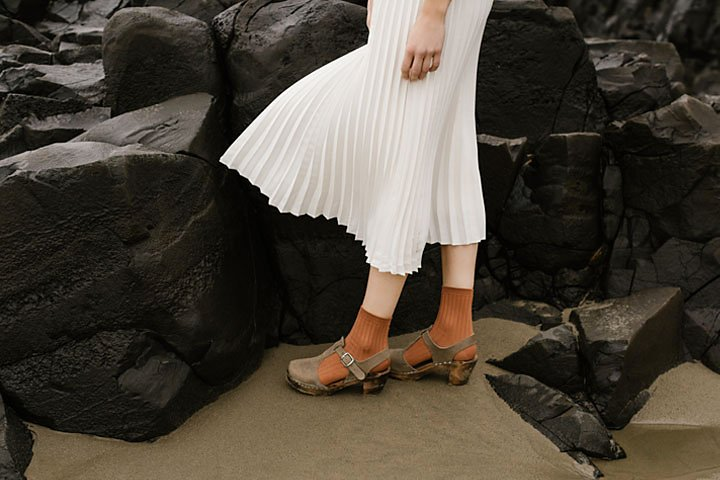
#> input picture a1images/a1images/highlights_and_shadows.jpg, 720 x 480 px
$ jupyter execute Q3.ipynb
#> lines starting #> are read from the running program, lines starting #| are printed output that depends on the picture
[cell 1]
import cv2 as cv
import numpy as np
import matplotlib.pyplot as plt

# Load the image from the specified path
image = cv.imread('a1images/a1images/highlights_and_shadows.jpg')
#> image is the input picture: shape (480, 720, 3); mean B, G, R 58.1, 68.6, 75.7

# Convert the image from BGR (default in OpenCV) to L*a*b* color space
lab_image = cv.cvtColor(image, cv.COLOR_BGR2Lab)
#> lab_image: shape (480, 720, 3); mean of channels 0, 1, 2 71.3, 129.1, 135

# Split the L*a*b* image into L*, a*, and b* channels
L, a, b = cv.split(lab_image)
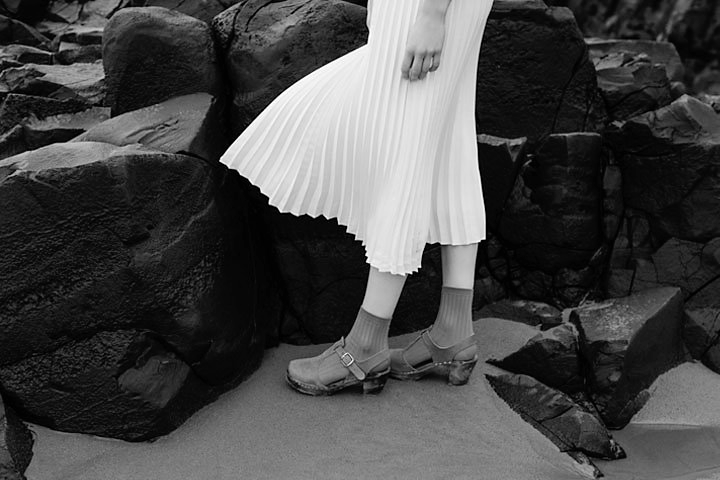
#> L: shape (480, 720); min 0, max 255, mean 71.3
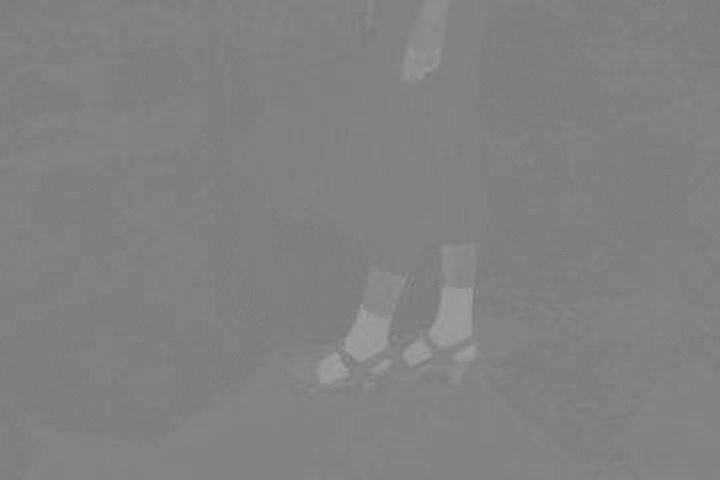
#> a: shape (480, 720); min 119, max 160, mean 129.1

# Apply gamma correction to the L* channel to adjust brightness
gamma = 3  # Gamma value
L_float = L / 255.0  # Normalize L* to the range [0, 1]
L_corrected = np.power(L_float, gamma) * 255.0  # Apply gamma correction and rescale to [0, 255]
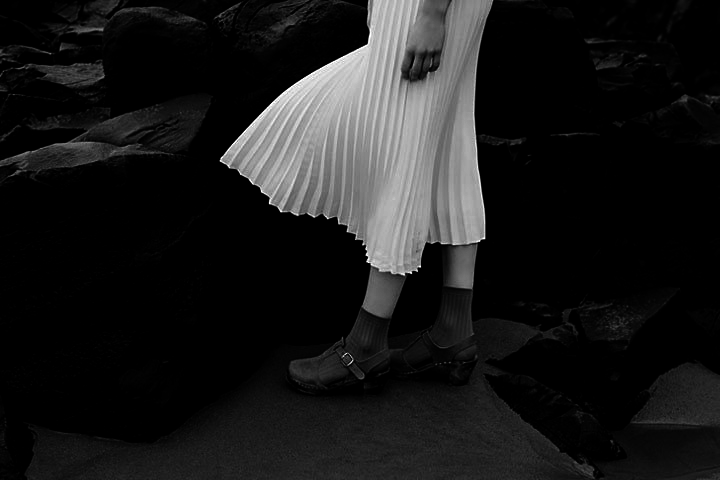
#> L_corrected: shape (480, 720) float64; min 0, max 255, mean 26.7
L_corrected = np.uint8(np.clip(L_corrected, 0, 255))  # Ensure values are in valid range for display

# Merge the gamma-corrected L* channel with the original a* and b* channels
lab_corrected = cv.merge([L_corrected, a, b])
#> lab_corrected: shape (480, 720, 3); mean of channels 0, 1, 2 26.4, 129.1, 135

# Convert the corrected L*a*b* image back to BGR color space for display
corrected_image = cv.cvtColor(lab_corrected, cv.COLOR_Lab2BGR)
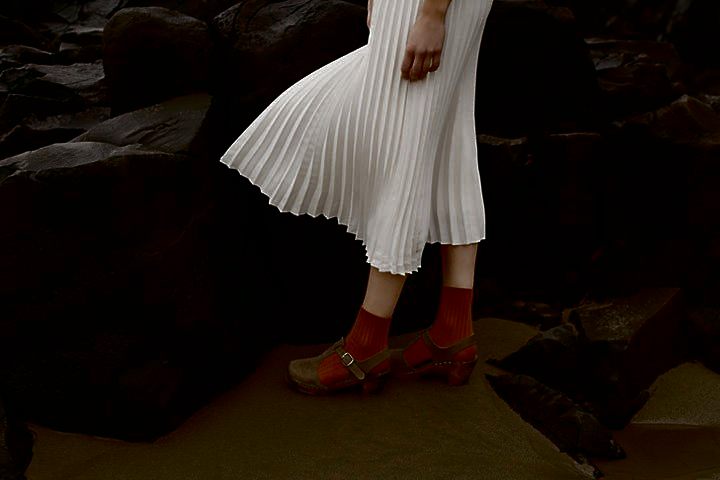
#> corrected_image: shape (480, 720, 3); mean B, G, R 19.4, 25.1, 32.4

# Display the original and gamma-corrected images side by side
plt.subplot(121), plt.imshow(cv.cvtColor(image, cv.COLOR_BGR2RGB)), plt.title('Original Image')
plt.subplot(122), plt.imshow(cv.cvtColor(corrected_image, cv.COLOR_BGR2RGB)), plt.title('Gamma Corrected Image')
plt.show()
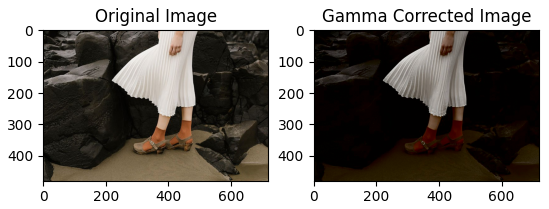
#> figure drawn by matplotlib, 2 panels

# Plot histograms of the original and gamma-corrected L* channels to visualize the effect of gamma correction
plt.figure(figsize=(12, 6))
plt.subplot(121), plt.hist(L.flatten(), bins=256, range=(0, 256), color='black'), plt.title('Original L* Histogram')
plt.subplot(122), plt.hist(L_corrected.flatten(), bins=256, range=(0, 256), color='black'), plt.title('Corrected L* Histogram')
plt.show()
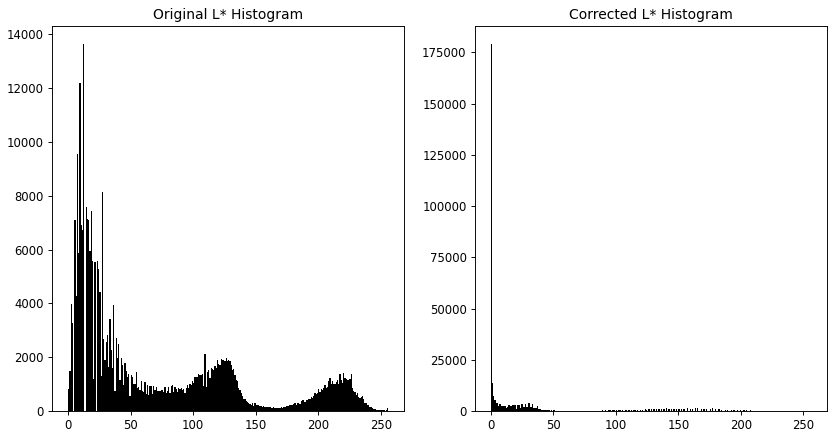
#> figure drawn by matplotlib, 2 panels; panel 1: tallest bar 13634 high, from x = 12 to 13; panel 2: tallest bar 178880 high, from x = 0 to 1

$ run again, with a1images/a1images/daisy.jpg copied over a1images/a1images/highlights_and_shadows.jpg
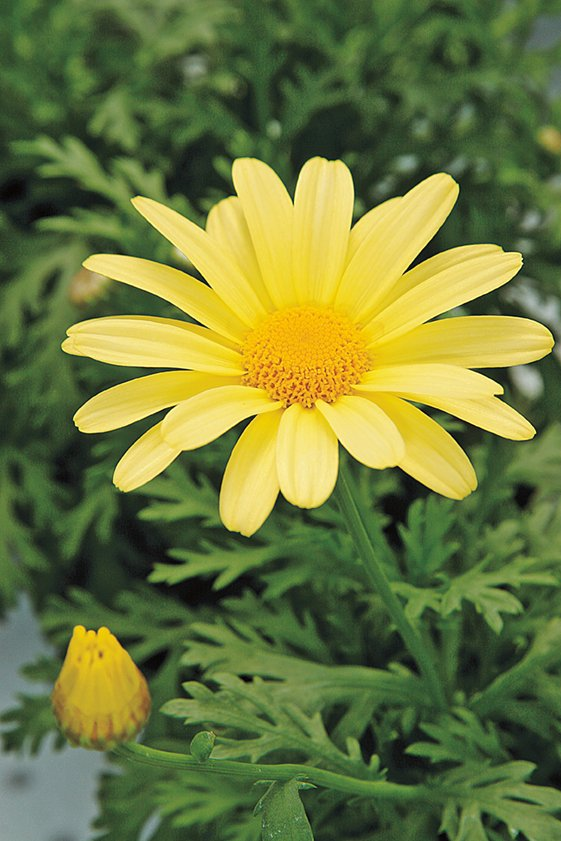
#> input picture a1images/a1images/daisy.jpg, 561 x 841 px
#> image is the input picture: shape (841, 561, 3); mean B, G, R 60.7, 120.3, 108.5
#> lab_image: shape (841, 561, 3); mean of channels 0, 1, 2 121.3, 114.4, 157.2
#> lab_corrected: shape (841, 561, 3); mean of channels 0, 1, 2 49.2, 114.4, 157.2
#> `corrected_image = cv.cvtColor(lab_corrected, cv.COLOR_Lab2BGR)`:
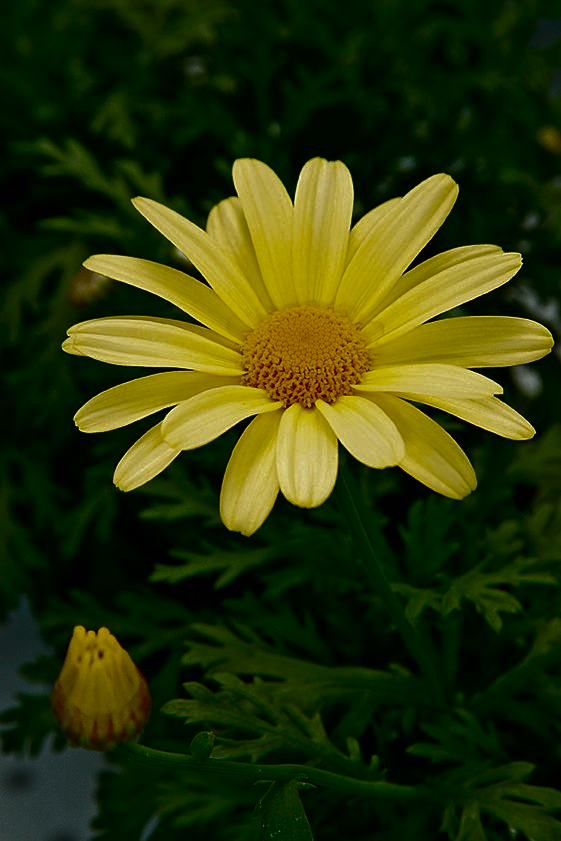
#> corrected_image: shape (841, 561, 3); mean B, G, R 9.6, 53.9, 44.1
#> `plt.show()`:
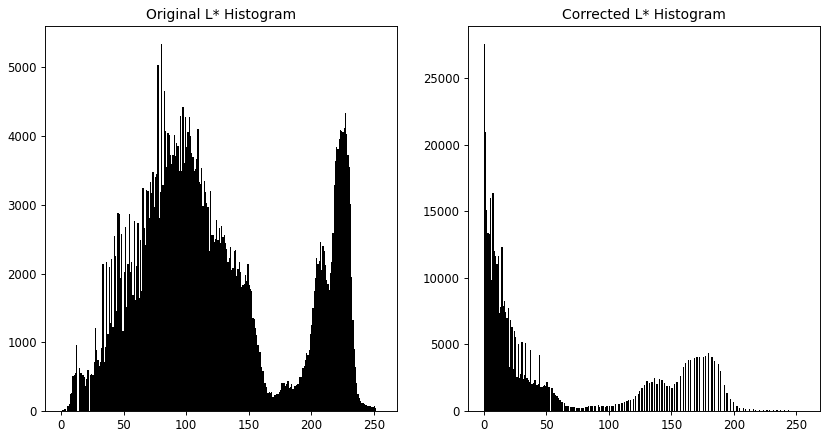
#> figure drawn by matplotlib, 2 panels; panel 1: tallest bar 5335 high, from x = 80 to 81; panel 2: tallest bar 27550 high, from x = 0 to 1

$ run again, with a1images/a1images/emma.jpg copied over a1images/a1images/highlights_and_shadows.jpg
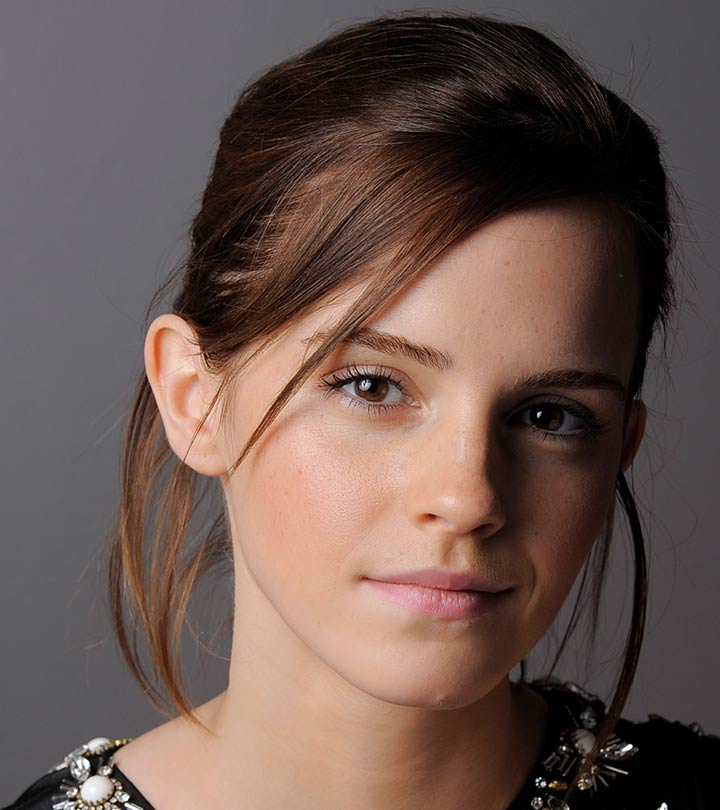
#> input picture a1images/a1images/emma.jpg, 720 x 810 px
#> image is the input picture: shape (810, 720, 3); mean B, G, R 80.1, 87.4, 106.8
#> lab_image: shape (810, 720, 3); mean of channels 0, 1, 2 97, 134.8, 135.1
#> lab_corrected: shape (810, 720, 3); mean of channels 0, 1, 2 29.3, 134.8, 135.1
#> `corrected_image = cv.cvtColor(lab_corrected, cv.COLOR_Lab2BGR)`:
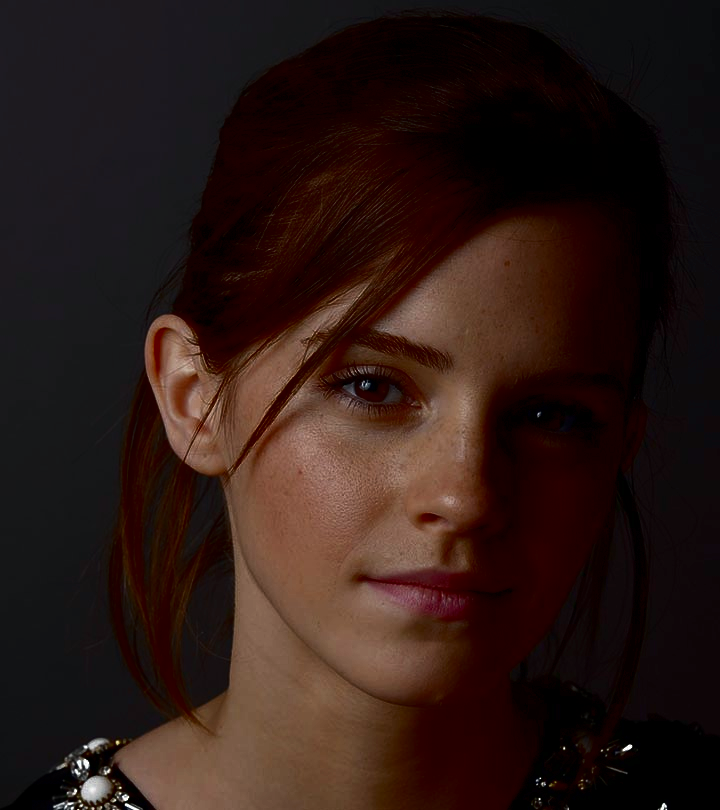
#> corrected_image: shape (810, 720, 3); mean B, G, R 21.2, 25.7, 43.7
#> `plt.show()`:
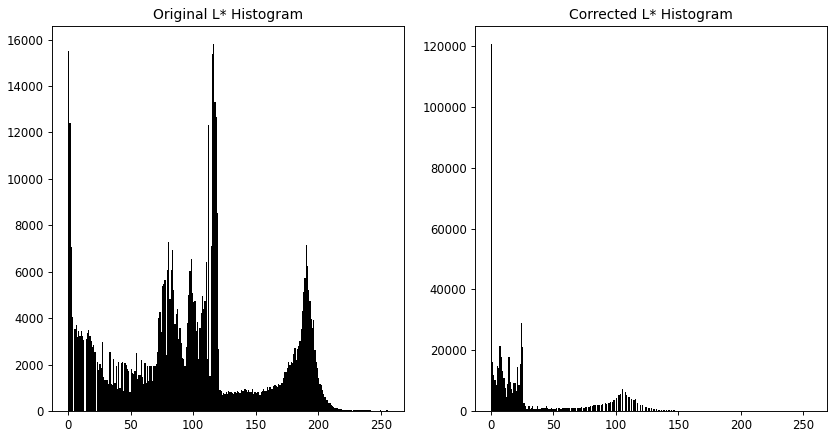
#> figure drawn by matplotlib, 2 panels; panel 1: tallest bar 15795 high, from x = 116 to 117; panel 2: tallest bar 120709 high, from x = 0 to 1
